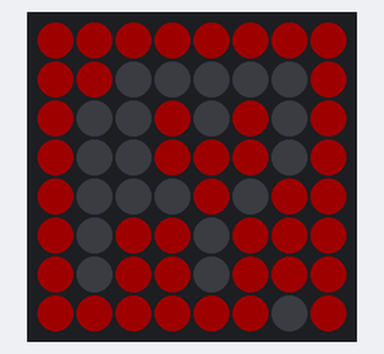
Bench run of a sketch on a simulated ESP8266 (NodeMCU). Shown: 8×8 RGB LED matrix (first LED top left, wired row by row). Dim RGB values are drawn brighter than linear.

Above: at 0.1 s.

The sketch:

herz.ino
```cpp
#include <FastLED.h>

#define LED_PIN     D4

#define PIXEL_ROWS  8

#define PIXEL_COLS  8

#define NUM_LEDS    (PIXEL_ROWS * PIXEL_COLS)

#define BRIGHTNESS  30

#define LED_TYPE    WS2812B

#define COLOR_ORDER GRB

CRGB leds[NUM_LEDS];

int rot[]  = {19,21,27,28,29,36,0,1,2,3,4,5,6,7,8,9,15,16,24,32,40,48,56,57,58,59,60,61,2,63,42,42,43,50,51,53,54,55,47,46,45,38,39,31,23,15};

void setup() {
  FastLED.addLeds<LED_TYPE, LED_PIN, COLOR_ORDER>(leds, NUM_LEDS);

  fill_solid(leds, NUM_LEDS, CRGB::Black);
  FastLED.setBrightness(BRIGHTNESS);
  FastLED.show();
}

void loop() {
  for(int i = 0; i< sizeof(rot)/sizeof(rot[0]); i++){
    leds[rot[i]] = CRGB::Red;
  }
  FastLED.show();
}
```
